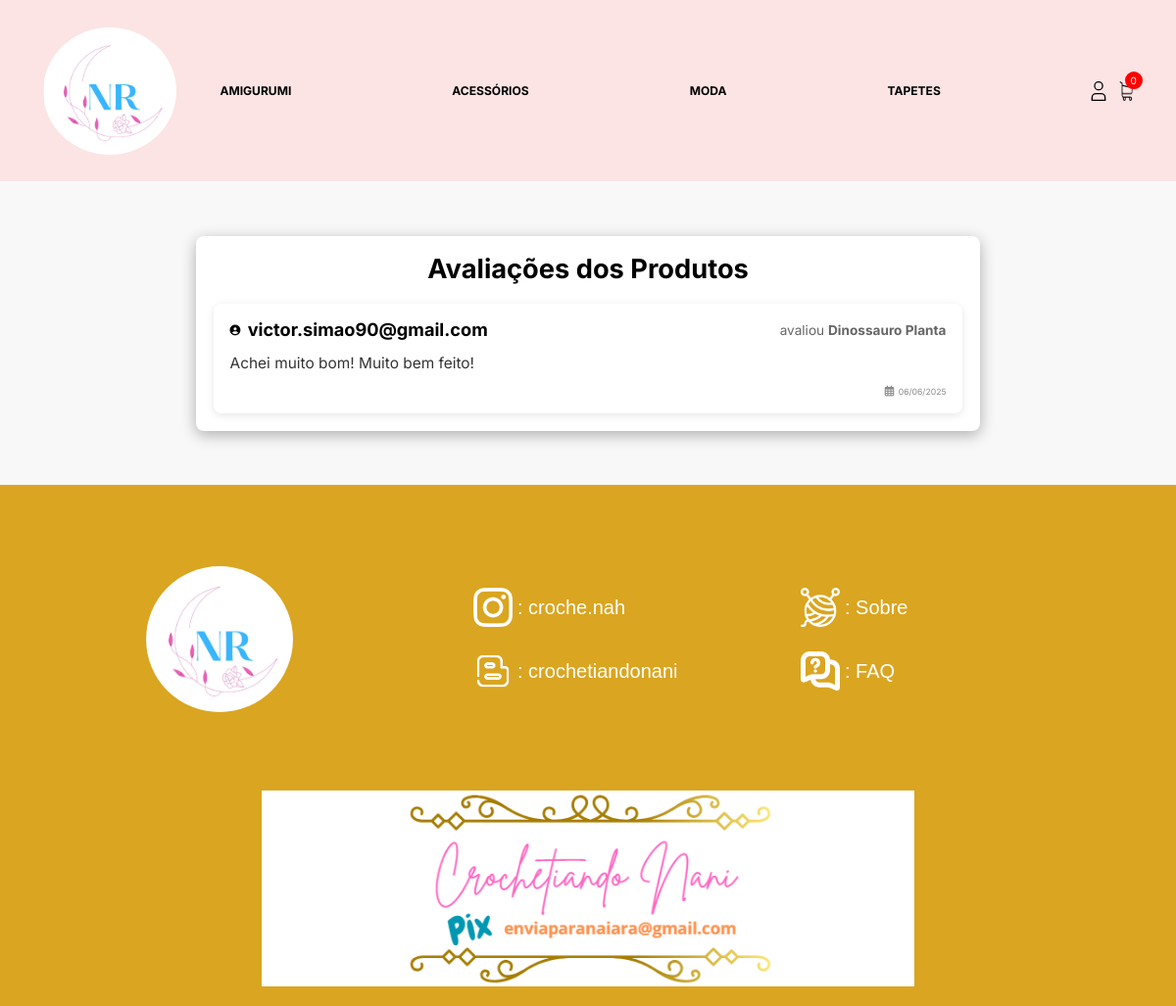
/avaliacoes/, run on an earlier commit of the app's database.
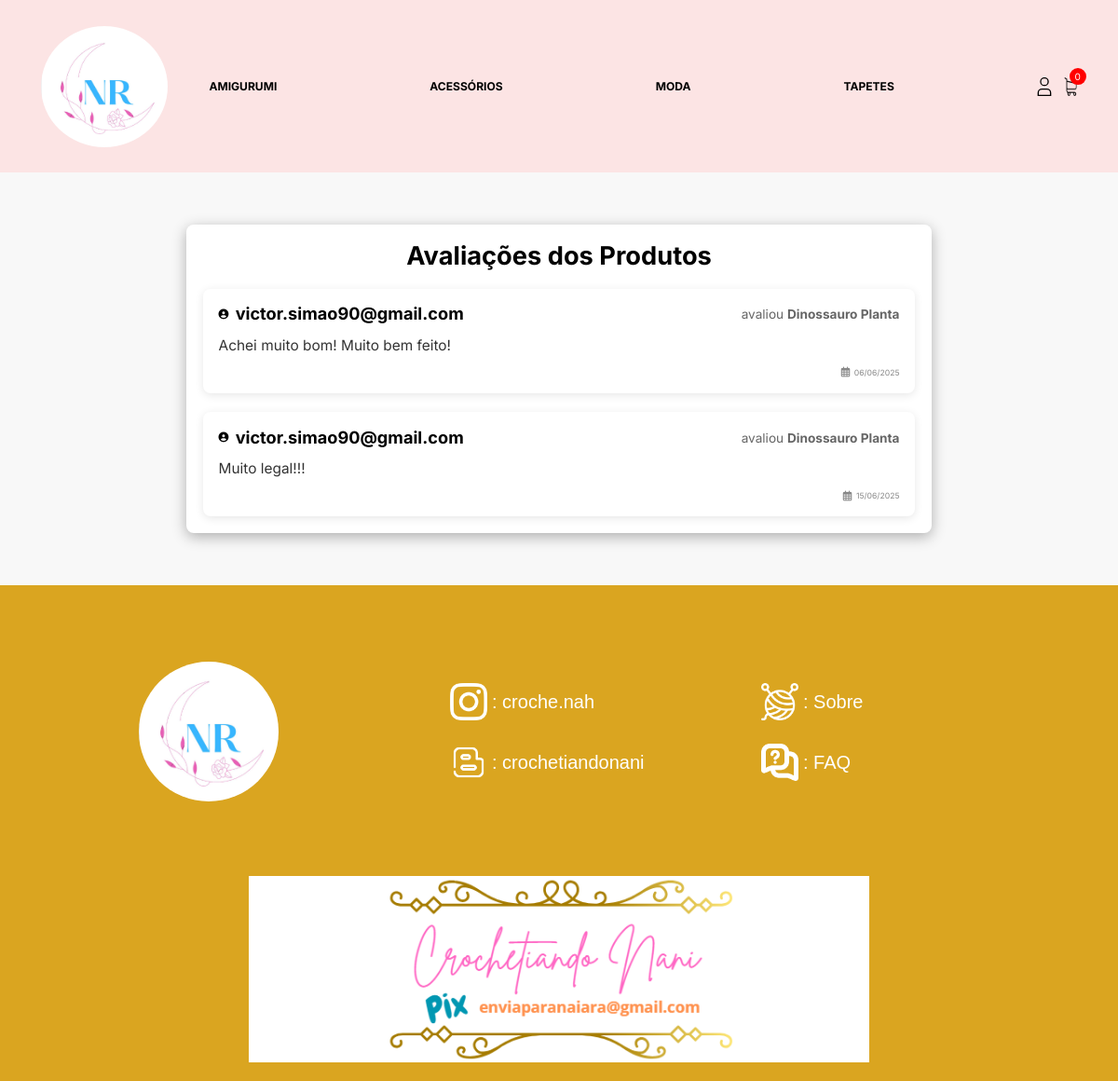
And on a later commit of the database.
### loja/models.py (models this page shows, shortened)
class Categoria(models.Model):
    nome = models.CharField(max_length=200, null=True, blank=True)
    slug = models.CharField(max_length=200, null=True, blank=True)

class Avaliacao(models.Model):
    usuario = models.ForeignKey(User, on_delete=models.CASCADE)
    produto = models.CharField(max_length=255)  # Aqui você pode usar um campo relacionado ao modelo Produto
    comentario = models.TextField()
    data_criacao = models.DateTimeField(auto_now_add=True)

### loja/views.py (the view)
# urls.py: path('avaliacoes/', listar_avaliacoes, name='listar_avaliacoes'),
def listar_avaliacoes(request):
    avaliacoes = Avaliacao.objects.all()
    return render(request, 'listar_avaliacoes.html', {'avaliacoes': avaliacoes})

### loja/novos_context.py (called while the page is built)
def categoria_tipos(request):
    categorias_navegacao = Categoria.objects.all()
    tipos_navegacao = Tipo.objects.all()
    return {
        'categorias_navegacao': categorias_navegacao,
        'tipos_navegacao': tipos_navegacao
    }

def faz_parte_equipe(request):
    equipe = False
    if request.user.is_authenticated:
        equipe = request.user.groups.filter(name="equipe").exists()
    return {"equipe": equipe}

### loja/templates/listar_avaliacoes.html (shortened to what this page needs)
{% extends 'base.html' %}
{% load static %}
{% block body %}
<body>
    <section class="conta">
        <div class="conta__container avaliacoes-container">
            <h1 class="avaliacoes-titulo">Avaliações dos Produtos</h1>
            <div class="avaliacoes-lista">
                {% for avaliacao in avaliacoes %}
                <div class="avaliacao-card">
                    <div class="avaliacao-cabecalho">
                        <div class="avaliacao-usuario">
                            <i class="fas fa-user-circle"></i>
                            <strong>{{ avaliacao.usuario.username }}</strong>
                        </div>
                        <div class="avaliacao-produto">
                            avaliou <strong>{{ avaliacao.produto }}</strong>
                        </div>
                    </div>
                    <div class="avaliacao-conteudo">
                        <p class="avaliacao-texto">{{ avaliacao.comentario }}</p>
                    </div>
                    <div class="avaliacao-rodape">
                        <span class="avaliacao-data">
                            <i class="far fa-calendar-alt"></i>
                            {{ avaliacao.data_criacao|date:"d/m/Y" }}
                        </span>
                    </div>
                </div>
                {% endfor %}
            </div>
        </div>
    </section>
</body>
{% endblock %}

### loja/templates/navbar.html (shortened to what this page needs)
{% load static %}
<header class="cabecalho" style="background-color: #fce4e4f6;">
    <div class="cabecalho__container">
      <a href="{% url 'homepage' %}">
        <img
        src="{% static 'images/logo.png' %}" width="auto" height="130" style="border-radius: 50%;"
          alt="Logo Crochetiando"
          class="cabecalho__logo"
        />
      </a>
      <nav class="cabecalho__navegacao">
        <ul class="cabecalho__lista">
        {% for categoria in categorias_navegacao %}
          <li class="cabecalho__item-lista">
            <a
              class="cabecalho__link"
              href="{% url 'loja' %}{{ categoria.slug }}"
              >{{ categoria.nome }}</a
            >
          </li>
        {% endfor %}
        </ul>
    </nav>
    </div>
   <div class="cabecalho__icones">
      <div class="cabecalho__icone-login">
        {% if request.user.is_authenticated %}
        <a class="cabecalho__link-icone cabecalho__link-icone--logado" href="javascript: void(0)">
        {% else %}
        <a class="cabecalho__link-icone" href="{% url 'fazer_login' %}">
        {% endif %}
        </a>
      </div>
      <div class="cabecalho__icone-carrinho">
        <a class="cabecalho__link-icone" href="{% url 'carrinho' %}">
            <img src="{% static 'images/carrinho-de-compras (1).png' %}" alt="Carrinho" class="cabecalho__icone cabecalho__icone--menor">
        </a>
        <div class="cabecalho__itens cabecalho__itens--visivel">{{ quantidade_produtos_carrinho }}</div>
    </div>
    </div>
  </header>

What changed in the data, as far as the page shows it:
added Avaliacao: usuario.username "victor.simao90@gmail.com", produto "Dinossauro Planta", comentario "Muito legal!!!", data_criacao "15/06/2025"
